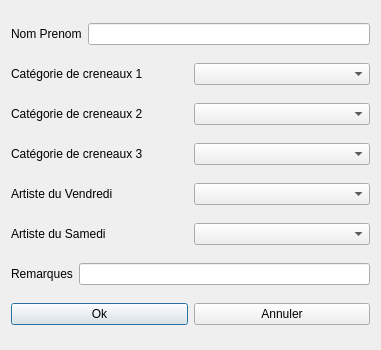
<?xml version="1.0" encoding="UTF-8"?>
<ui version="4.0">
 <class>Ajout_Benevoles</class>
 <widget class="QDialog" name="Ajout_Benevoles">
  <property name="geometry">
   <rect>
    <x>0</x>
    <y>0</y>
    <width>381</width>
    <height>350</height>
   </rect>
  </property>
  <property name="windowTitle">
   <string>Ajouter un benevole</string>
  </property>
  <layout class="QGridLayout" name="gridLayout">
   <item row="0" column="0">
    <layout class="QHBoxLayout" name="horizontalLayout">
     <item>
      <widget class="QLabel" name="lnom">
       <property name="text">
        <string>Nom Prenom</string>
       </property>
      </widget>
     </item>
     <item>
      <widget class="QLineEdit" name="nom"/>
     </item>
    </layout>
   </item>
   <item row="1" column="0">
    <layout class="QHBoxLayout" name="horizontalLayout_2">
     <item>
      <widget class="QLabel" name="lcre1">
       <property name="text">
        <string>Catégorie de creneaux 1</string>
       </property>
      </widget>
     </item>
     <item>
      <widget class="QComboBox" name="cre1"/>
     </item>
    </layout>
   </item>
   <item row="2" column="0">
    <layout class="QHBoxLayout" name="horizontalLayout_3">
     <item>
      <widget class="QLabel" name="lcre2">
       <property name="text">
        <string>Catégorie de creneaux 2</string>
       </property>
      </widget>
     </item>
     <item>
      <widget class="QComboBox" name="cre2"/>
     </item>
    </layout>
   </item>
   <item row="3" column="0">
    <layout class="QHBoxLayout" name="horizontalLayout_4">
     <item>
      <widget class="QLabel" name="lcre3">
       <property name="text">
        <string>Catégorie de creneaux 3</string>
       </property>
      </widget>
     </item>
     <item>
      <widget class="QComboBox" name="cre3"/>
     </item>
    </layout>
   </item>
   <item row="4" column="0">
    <layout class="QHBoxLayout" name="horizontalLayout_5">
     <item>
      <widget class="QLabel" name="lartisteV">
       <property name="text">
        <string>Artiste du Vendredi</string>
       </property>
      </widget>
     </item>
     <item>
      <widget class="QComboBox" name="artisteV"/>
     </item>
    </layout>
   </item>
   <item row="5" column="0">
    <layout class="QHBoxLayout" name="horizontalLayout_6">
     <item>
      <widget class="QLabel" name="lartisteS">
       <property name="text">
        <string>Artiste du Samedi</string>
       </property>
      </widget>
     </item>
     <item>
      <widget class="QComboBox" name="artisteS"/>
     </item>
    </layout>
   </item>
   <item row="6" column="0">
    <layout class="QHBoxLayout" name="horizontalLayout_7">
     <item>
      <widget class="QLabel" name="lremarques">
       <property name="text">
        <string>Remarques</string>
       </property>
      </widget>
     </item>
     <item>
      <widget class="QLineEdit" name="remarques"/>
     </item>
    </layout>
   </item>
   <item row="7" column="0">
    <layout class="QHBoxLayout" name="horizontalLayout_8">
     <item>
      <widget class="QPushButton" name="ok">
       <property name="text">
        <string>Ok</string>
       </property>
      </widget>
     </item>
     <item>
      <widget class="QPushButton" name="annuler">
       <property name="text">
        <string>Annuler</string>
       </property>
      </widget>
     </item>
    </layout>
   </item>
  </layout>
 </widget>
 <layoutdefault spacing="6" margin="11"/>
 <resources/>
 <connections/>
</ui>
